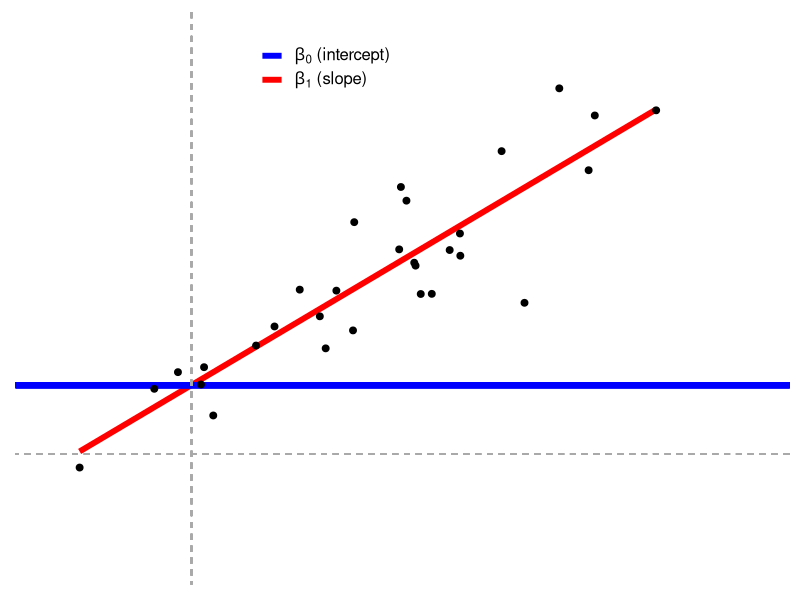
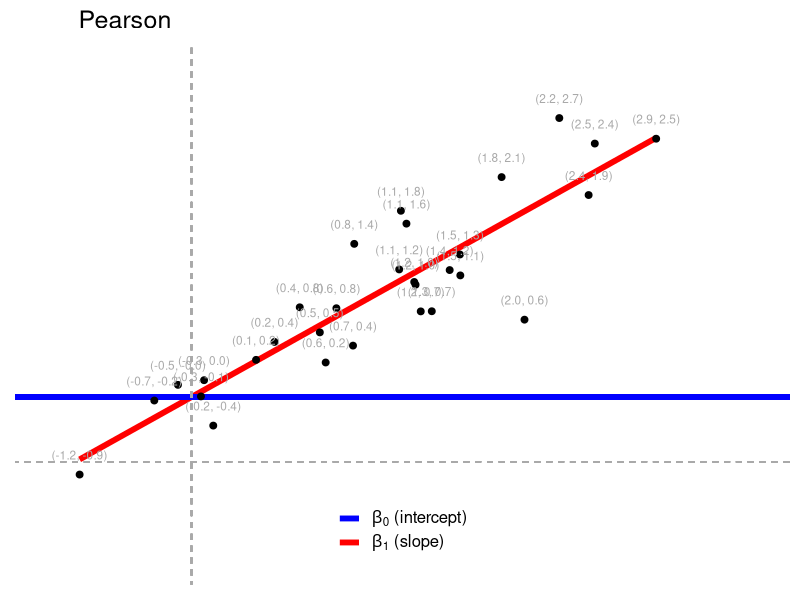
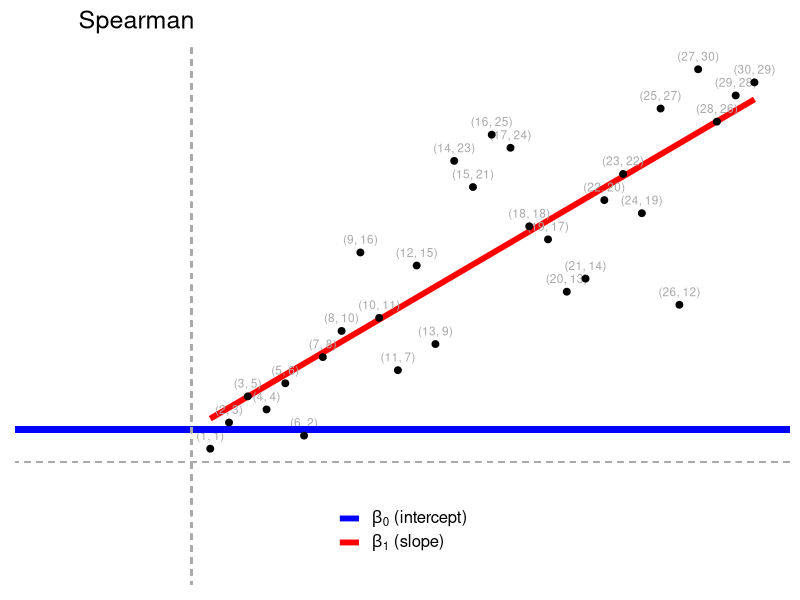

Write R code to recreate these figures, in order.
# Load packages for data handling and plotting
library(tidyverse)
library(patchwork)
library(broom)

set.seed(40)

rnorm_fixed <- function(N, mu = 0, sd = 1)
  scale(rnorm(N))*sd + mu

# plot style
theme_axis <- function(P,
                       jitter = FALSE,
                       xlim=c(-0.5, 2),
                       ylim=c(-0.5, 2),
                       legend.position = NULL
){
  P = P + theme_bw(15)+
    geom_segment(
      x = -1000, xend = 1000,
      y = 0, yend = 0,
      lty = 2, color = 'dark gray', lwd = 0.5
    )+
    geom_segment(
      x = 0, xend = 0,
      y = -1000, yend = 1000,
      lty = 2, color = 'dark gray', lwd = 0.5
    )+
    coord_cartesian(xlim = xlim, ylim = ylim)+
    theme(
      axis.title = element_blank(),
      axis.text = element_blank(),
      axis.ticks = element_blank(),
      panel.border = element_blank(),
      panel.grid = element_blank(),
      legend.position = legend.position
    )
  if(jitter){
    P + geom_jitter(width = 0.1, size = 2)
  }else{
    P + geom_point(size = 2)
  }
}

y = c(rnorm(15), exp(rnorm(15)), runif(20, min = -3, max = 0))
x = rnorm_fixed(50, mu = 0, sd = 1)
y2 = rnorm_fixed(50, mu = 0.5, sd = 1.5)

value = c(y, y2)
group = rep(c('y1', 'y2'), each = 50)
group

# fixed correlation
D_correlation = data.frame(
  MASS::mvrnorm(30, mu=c(0.9, 0.9),
                Sigma = matrix(c(1, 0.8, 1, 0.8), ncol = 2), empirical = T)
)

# add label
D_correlation$label_num = sprintf('(%.1f, %.1f)', D_correlation$X1, D_correlation$X2)
D_correlation$label_rank = sprintf('(%i, %i)', rank(D_correlation$X1), rank(D_correlation$X2))

fit = lm(I(X2*0.5 + 0.4) ~ I(X1 * 0.5 + 0.2), D_correlation)
intercept_pearson = coefficients(fit)[1]

P_pearson <- ggplot(D_correlation, aes(x = X1*0.5+0.2, y=X2*0.5+0.4))+
  geom_smooth(method = lm, se = FALSE, lwd = 2, aes(colour='beta_1'))+
  geom_segment(x = -100, xend=100,
               y=intercept_pearson, yend=intercept_pearson,
               lwd = 2, aes(color="beta_0")) +
  scale_color_manual(name = NULL, values = c("blue", "red"), labels=c(bquote(beta[0]*" (intercept)"), bquote(beta[1]*" (slope)")))

theme_axis(P_pearson, legend.position = c(0.4, 0.9))

intercept_spearman <- coefficients(
  lm(rank(X2)~rank(X1), D_correlation)
)[1]

P_spearman <- ggplot(D_correlation, aes(x = rank(X1), y=rank(X2)))+
  geom_smooth(method = lm, se = FALSE, lwd = 2, aes(colour='beta_1'))+
  geom_segment(x = -100, xend=100,
               y=intercept_spearman, yend=intercept_spearman,
               lwd = 2, aes(color="beta_0")) +
  scale_color_manual(name = NULL, values = c("blue", "red"), labels=c(bquote(beta[0]*" (intercept)"), bquote(beta[1]*" (slope)")))

P_spearman = ggplot(D_correlation, aes(x=rank(X1), y=rank(X2))) +
  geom_smooth(method=lm, se=FALSE, lwd=2, aes(color='beta_1')) + 
  geom_text(aes(label=label_rank), nudge_y=1, size=3, color='dark gray') + 
  geom_segment(x=-100, xend=100, 
               y=intercept_spearman, yend=intercept_spearman, 
               lwd=2, aes(color='beta_0')) + 
  scale_color_manual(name=NULL, values=c("blue", "red"), labels=c(bquote(beta[0]*" (intercept)"), bquote(beta[1]*" (slope)")))

theme_axis(
  P_pearson, legend.position = c(0.5, 0.1)) +
    geom_text(aes(label=label_num),nudge_y = 0.1, size =3, color='dark gray')+
    labs(title = '         Pearson')
theme_axis(
    P_spearman, xlim = c(-7.5, 30),
    ylim = c(-7.5, 30), legend.position = c(0.5, 0.1))+
  labs(title = '         Spearman')



a = cor.test(y, x, method = 'pearson')
a
b = lm(y ~ 1 + x)
b # correlation coeff from model summary is obtain from 
# sqrt of coefficient of x mutiply by sign of coefficient of x
# conf.low
qt(0.975, 48)
-0.08718+(2.010635*0.25907)
-0.08718-(2.010635*0.25907)
c = lm(scale(y) ~ 1 + scale(x))
summary(c)
-1*sqrt(0.002354) # correlation


# Spearman correlation
a = cor(y, x, method = 'spearman')
a
b = lm(rank(y)~1+rank(x))
summary(b)

-1*sqrt(0.00295)


# one sample t test
a = t.test(y)
a
b = lm(y ~ 1)
summary(b)
confint(b)

# wilcoxon signed rank test
a = wilcox.test(y)
a
y_ranked = rank(abs(y))*sign(y)
b = lm(y_ranked~1)
summary(b)

c <- t.test(y_ranked)
c

# paired sample t test
a = t.test(y, y2, paired = TRUE)
a$estimate
a$p.value
a$statistic

b <- lm(y-y2~1)
summary(b)
confint(b)

# paired sample t test non parametric counterpart
# wilcoxon matched pair 
a = wilcox.test(y, y2, paired = T)
a
temp = y - y2
y_minus_y2_ranked = rank(abs(temp))*sign(temp)
b = lm(y_minus_y2_ranked~1)
summary(b)
c = t.test(y_minus_y2_ranked)
c


# independent t test
a = t.test(y, y2, var.equal = TRUE)
a
# Be explicit about the underlying linear model by hand-dummy coding
group_y2 = ifelse(group == 'y2', 1,0)
b = lm(value ~ 1 + group_y2)
summary(b)

# Mann-Whitney U
a = wilcox.test(y, y2)
a
b = lm(rank(value) ~ 1 + group_y2)
summary(b)


# Welch's T-test
a = t.test(y, y2, var.equal = FALSE)
a
# As a Linear Model with per-group variances
b = nlme::gls(value ~ 1 + group_y2, weights = nlme::varIdent(form =~1|group), method = "ML")
summary(b)
confint(b)

# Example data
# Three variable in long format
N = 20
D = data.frame(
  value = c(rnorm_fixed(N, 0), rnorm_fixed(N, 1), rnorm_fixed(N, 0.5)),
  group = rep(c('a', 'b', 'c'), each = N),
  
  # Explicitly add indicator/dummy variables
  # could also be done using model.matrix(~D$group)
  # group_a = rep(c(1, 0, 0), each = N), this is the intercept, No need to code
  group_b = rep(c(0, 1, 0), each = N),
  group_c = rep(c(0, 0, 1), each = N)
)


# one way ANOVA
a = car::Anova(aov(value ~ group, D))
a
b = lm(value ~ 1 +group_b + group_c, data = D)
summary(b)

# kruskal-wallis
a = kruskal.test(value~group,D)
a
b = lm(rank(value)~1+group_b + group_c, data = D)
summary(b)
c = car::Anova(aov(rank(value) ~ group, D))
c

# Crossing factor
D$mood <- c('happy', 'sad')
# dummy coding
D$mood_happy <- ifelse(D$mood == 'happy', 1, 0)

# Dedicated two-way anova
a = car::Anova(aov(value ~ mood*group, D), type='II')
a

b = car::Anova(aov(value ~ mood + group + mood:group, D))
b


# testing the interaction terms as linear model
full <- lm(value ~ 1 + group_b + group_c + mood_happy + group_b:mood_happy + group_c:mood_happy, D)
summary(full)

null = lm(value ~ 1 + group_b + group_c + mood_happy, D)
summary(null)

anova(null, full)

# main effect of group
e = lm(value ~ 1 + group_b + group_c, D)

f = lm(value ~ 1 + mood_happy, D)
summary(e)
summary(f)
anova(e,f)
car::Anova(aov(value ~ mood_happy, D))
